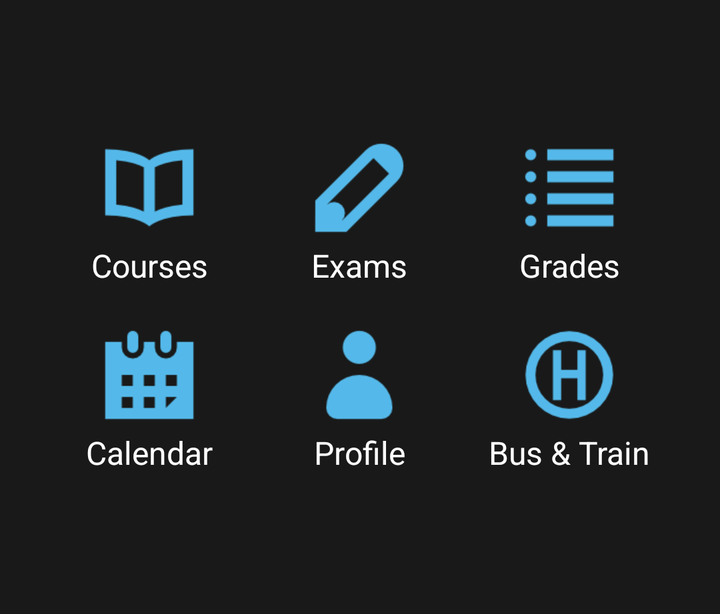
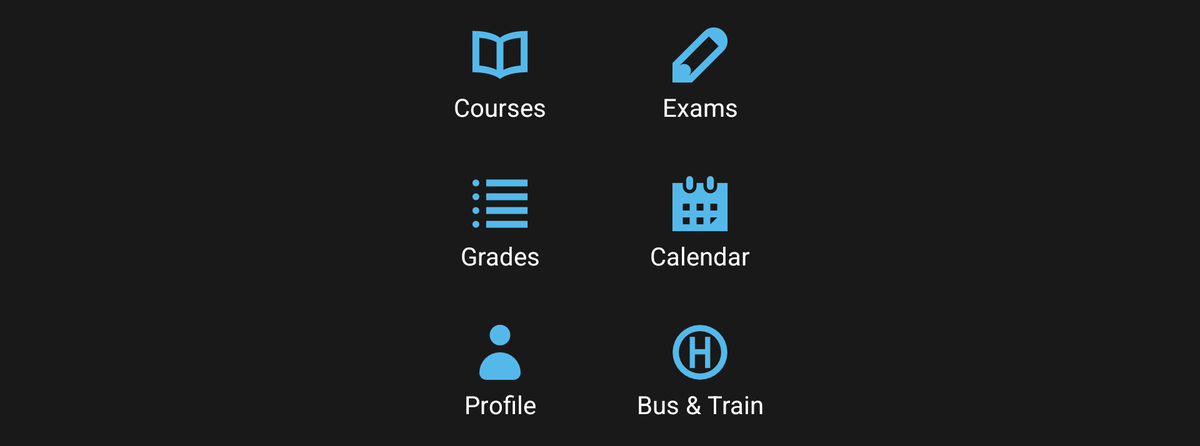

Compare how this app lays out the same screen by default and in its alternative resource folder. The renders come first, then the two layout files and the values they reference.
<!-- AndroidManifest.xml: application theme SportalTheme.NoBar -->
<!-- res/layout/dashboard_menu.xml -->
<?xml version="1.0" encoding="utf-8"?>
<RelativeLayout xmlns:android="http://schemas.android.com/apk/res/android"
    android:id="@+id/lay_main"
    android:layout_width="wrap_content"
    android:layout_height="wrap_content"
    android:layout_gravity="center_horizontal"
    android:paddingBottom="@dimen/dashboard_padding"
    android:paddingTop="@dimen/dashboard_padding" >

    <Button
        android:id="@+id/courses"
        style="@style/DashboardButton"
        android:drawableTop="@drawable/db_courses"
        android:text="@string/courses" />

    <Button
        android:id="@+id/exams"
        style="@style/DashboardButton"
        android:layout_toRightOf="@id/courses"
        android:drawableTop="@drawable/db_exams"
        android:text="@string/exams" />

    <Button
        android:id="@+id/grades"
        style="@style/DashboardButton"
        android:layout_toRightOf="@id/exams"
        android:drawableTop="@drawable/db_grades"
        android:text="@string/grades" />

    <Button
        android:id="@+id/calendar"
        style="@style/DashboardButton"
        android:layout_below="@id/courses"
        android:drawableTop="@drawable/db_calendar"
        android:text="@string/calendar" />

    <Button
        android:id="@+id/profile"
        style="@style/DashboardButton"
        android:layout_below="@id/exams"
        android:layout_toRightOf="@id/calendar"
        android:drawableTop="@drawable/db_profile"
        android:text="@string/profile" />

    <Button
        android:id="@+id/bus"
        style="@style/DashboardButton"
        android:layout_below="@id/grades"
        android:layout_toRightOf="@id/profile"
        android:drawableTop="@drawable/db_busstop"
        android:text="@string/bus" />

</RelativeLayout>
<!-- resources referenced by this layout -->
<resources>
  <!-- from res/values-h560dp/ -->
  <dimen name="dashboard_padding">60dp</dimen>
  <!-- drawable db_busstop: png bitmap (drawable-hdpi, 1574 bytes) -->
  <!-- drawable db_calendar: png bitmap (drawable-hdpi, 1483 bytes) -->
  <!-- drawable db_courses: png bitmap (drawable-hdpi, 1647 bytes) -->
  <!-- drawable db_exams: png bitmap (drawable-hdpi, 1052 bytes) -->
  <!-- drawable db_grades: png bitmap (drawable-hdpi, 1152 bytes) -->
  <!-- drawable db_profile: png bitmap (drawable-hdpi, 1458 bytes) -->
  <string name="bus">Bus &amp; Train</string>
  <string name="calendar">Calendar</string>
  <string name="courses">Courses</string>
  <string name="exams">Exams</string>
  <string name="grades">Grades</string>
  <string name="profile">Profile</string>
  <style name="DashboardButton">
  	    <item name="android:layout_width">@dimen/dashboard_button_width</item>
          <item name="android:layout_height">wrap_content</item>
  		<item name="android:background">@drawable/db_button_bg</item>
      	<item name="android:textColor">@color/white</item>
      	<item name="android:gravity">center</item>
      	<item name="android:drawablePadding">@dimen/element_spacing_half</item>
      	<item name="android:textSize">@dimen/dashboard_button_textsize</item>
      	<item name="android:paddingTop">@dimen/dashboard_button_padding</item>
          <item name="android:paddingBottom">@dimen/dashboard_button_padding</item>
          <item name="android:paddingLeft">@dimen/dashboard_button_padding</item>
          <item name="android:paddingRight">@dimen/dashboard_button_padding</item>
          <item name="android:ellipsize">end</item>
          <item name="android:singleLine">true</item>
  	</style>
  <!-- from res/values-v11/ -->
  <style name="SportalTheme.NoBar">
          <item name="android:windowActionBar">false</item>
          <item name="android:windowNoTitle">true</item>
      </style>
  <!-- from res/values-xhdpi/ -->
  <dimen name="dashboard_button_width">105dp</dimen>
  <!-- drawable db_button_bg (drawable) -->
  <?xml version="1.0" encoding="utf-8"?>
  
  <selector xmlns:android="http://schemas.android.com/apk/res/android">
      <item android:state_pressed="true">
          <shape>
              <solid android:color="@color/unidarkblue_dark"/>
              <corners android:radius="@dimen/element_spacing_half"/>
          </shape>
      </item>
      <item android:state_focused="true">
          <shape>
  			<solid android:color="@color/unidarkblue"/>
              <corners android:radius="@dimen/element_spacing_half"/>
          </shape>
      </item>
      <item>        
          <shape>
  		    <solid android:color="@android:color/transparent"/>
          </shape>
      </item>
  </selector>
  <color name="white">#ffffffff</color>
  <dimen name="element_spacing_half">4dp</dimen>
  <!-- from res/values-xhdpi/ -->
  <dimen name="dashboard_button_textsize">16sp</dimen>
  <!-- from res/values-xhdpi/ -->
  <dimen name="dashboard_button_padding">10dp</dimen>
  <color name="unidarkblue_dark">#1D3D49</color>
  <color name="unidarkblue">#336b81</color>
</resources>
<!-- res/layout-sw600dp-land/dashboard_menu.xml (the repository's variant of the layout above) -->
<!-- drawn on a 7-inch tablet turned sideways -->
<?xml version="1.0" encoding="utf-8"?>
<RelativeLayout xmlns:android="http://schemas.android.com/apk/res/android"
    android:id="@+id/lay_main"
    android:layout_width="wrap_content"
    android:layout_height="wrap_content"
    android:layout_gravity="center_horizontal"
    android:paddingLeft="@dimen/dashboard_padding"
    android:paddingRight="@dimen/dashboard_padding" >

    <Button
        android:id="@+id/courses"
        style="@style/DashboardButton"
        android:drawableTop="@drawable/db_courses"
        android:text="@string/courses" />

    <Button
        android:id="@+id/exams"
        style="@style/DashboardButton"
        android:layout_toRightOf="@id/courses"
        android:drawableTop="@drawable/db_exams"
        android:text="@string/exams" />

    <Button
        android:id="@+id/grades"
        style="@style/DashboardButton"
        android:layout_below="@id/courses"
        android:drawableTop="@drawable/db_grades"
        android:text="@string/grades" />

    <Button
        android:id="@+id/calendar"
        style="@style/DashboardButton"
        android:layout_toRightOf="@id/grades"
        android:layout_below="@id/exams"
        android:drawableTop="@drawable/db_calendar"
        android:text="@string/calendar" />

    <Button
        android:id="@+id/profile"
        style="@style/DashboardButton"
        android:layout_below="@id/grades"
        android:drawableTop="@drawable/db_profile"
        android:text="@string/profile" />

    <Button
        android:id="@+id/bus"
        style="@style/DashboardButton"
        android:layout_below="@id/calendar"
        android:layout_toRightOf="@id/profile"
        android:drawableTop="@drawable/db_busstop"
        android:text="@string/bus" />

</RelativeLayout>
<!-- resources referenced by the variant -->
<!-- as a 7-inch tablet turned sideways resolves them -->
<resources>
  <!-- from res/values-sw600dp/ -->
  <dimen name="dashboard_padding">38dp</dimen>
  <!-- drawable db_busstop: png bitmap (drawable-hdpi, 1574 bytes) -->
  <!-- drawable db_calendar: png bitmap (drawable-hdpi, 1483 bytes) -->
  <!-- drawable db_courses: png bitmap (drawable-hdpi, 1647 bytes) -->
  <!-- drawable db_exams: png bitmap (drawable-hdpi, 1052 bytes) -->
  <!-- drawable db_grades: png bitmap (drawable-hdpi, 1152 bytes) -->
  <!-- drawable db_profile: png bitmap (drawable-hdpi, 1458 bytes) -->
  <string name="bus">Bus &amp; Train</string>
  <string name="calendar">Calendar</string>
  <string name="courses">Courses</string>
  <string name="exams">Exams</string>
  <string name="grades">Grades</string>
  <string name="profile">Profile</string>
  <style name="DashboardButton">
  	    <item name="android:layout_width">@dimen/dashboard_button_width</item>
          <item name="android:layout_height">wrap_content</item>
  		<item name="android:background">@drawable/db_button_bg</item>
      	<item name="android:textColor">@color/white</item>
      	<item name="android:gravity">center</item>
      	<item name="android:drawablePadding">@dimen/element_spacing_half</item>
      	<item name="android:textSize">@dimen/dashboard_button_textsize</item>
      	<item name="android:paddingTop">@dimen/dashboard_button_padding</item>
          <item name="android:paddingBottom">@dimen/dashboard_button_padding</item>
          <item name="android:paddingLeft">@dimen/dashboard_button_padding</item>
          <item name="android:paddingRight">@dimen/dashboard_button_padding</item>
          <item name="android:ellipsize">end</item>
          <item name="android:singleLine">true</item>
  	</style>
  <!-- from res/values-v11/ -->
  <style name="SportalTheme.NoBar">
          <item name="android:windowActionBar">false</item>
          <item name="android:windowNoTitle">true</item>
      </style>
  <!-- from res/values-sw600dp/ -->
  <dimen name="dashboard_button_width">160dp</dimen>
  <!-- drawable db_button_bg (drawable) -->
  <?xml version="1.0" encoding="utf-8"?>
  
  <selector xmlns:android="http://schemas.android.com/apk/res/android">
      <item android:state_pressed="true">
          <shape>
              <solid android:color="@color/unidarkblue_dark"/>
              <corners android:radius="@dimen/element_spacing_half"/>
          </shape>
      </item>
      <item android:state_focused="true">
          <shape>
  			<solid android:color="@color/unidarkblue"/>
              <corners android:radius="@dimen/element_spacing_half"/>
          </shape>
      </item>
      <item>        
          <shape>
  		    <solid android:color="@android:color/transparent"/>
          </shape>
      </item>
  </selector>
  <color name="white">#ffffffff</color>
  <dimen name="element_spacing_half">4dp</dimen>
  <!-- from res/values-sw600dp/ -->
  <dimen name="dashboard_button_textsize">20sp</dimen>
  <!-- from res/values-sw600dp/ -->
  <dimen name="dashboard_button_padding">20dp</dimen>
  <color name="unidarkblue_dark">#1D3D49</color>
  <color name="unidarkblue">#336b81</color>
</resources>
